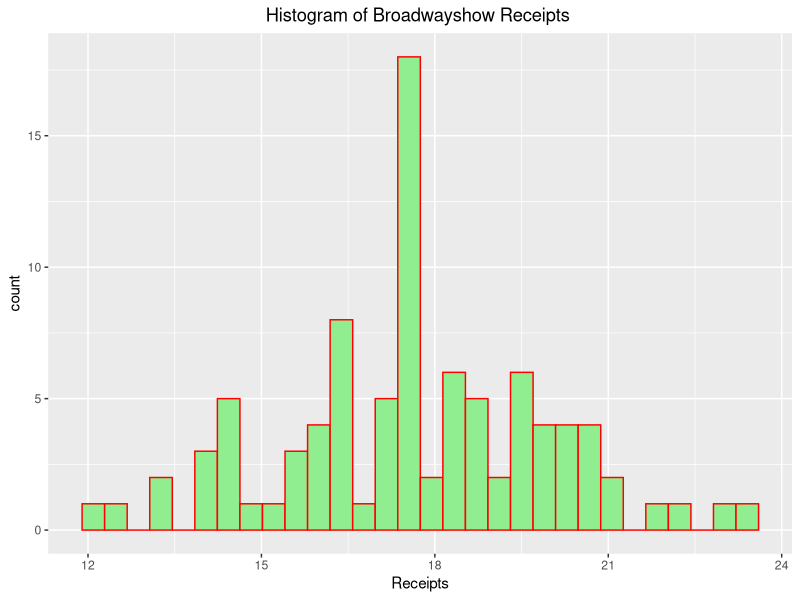

The R source for this figure:
library(tidyverse)

getwd()

data <- read.csv("predictive/datasets/Broadwayshow.csv")

#Q1
sum(is.na(data)) 

#Q2
#Replaces the NAs in Receipts with average of Receipts
data$Receipts[is.na(data$Receipts)] <- mean(data$Receipts, na.rm=TRUE) 
#will print the summary statistics for each variable in the data
summary(data)

#Q3
data %>% 
  ggplot(aes(x=Receipts)) +
  geom_histogram(bins=30,color="red",fill="lightgreen") +
  ggtitle('Histogram of Broadwayshow Receipts ') +
  theme(plot.title=element_text(hjust = 0.5))  # last line is to center the title


#Q4
#correlation matrix
round(cor(data[-1]),2)


#Q5
#A MLR model was fit to predict Receipt using the three predictors
model1 <- lm(Receipts~.,data[-1])
summary(model1)


#Q7
model2 <- lm(Receipts~.-Avg.Ticket.Price,data[-1])
summary(model2)

predict(model2, newdata = data.frame(Paid.Attendance=200,Shows=30,Avg.Ticket.Price=70))
